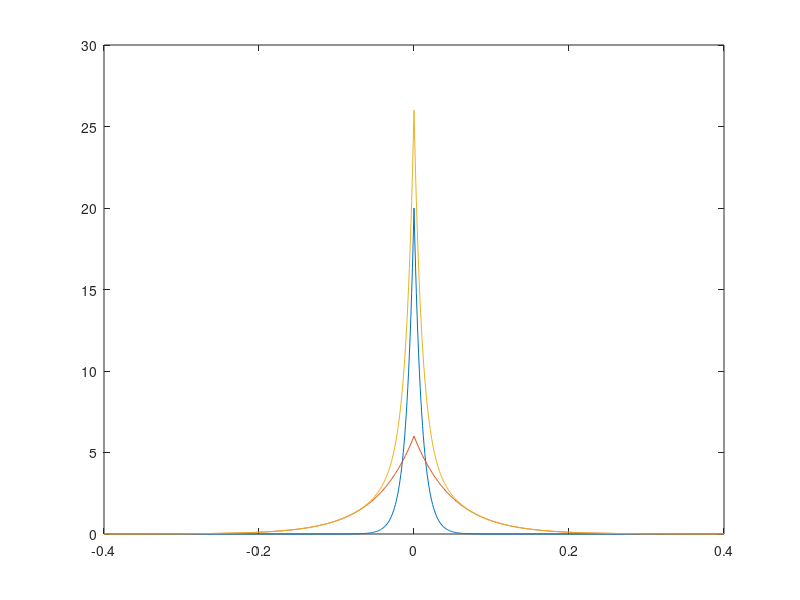

MATLAB code for this plot:
X = -0.4:0.001:0.4;

L1 = zeros(size(X));
L2 = zeros(size(X));

pi1 = 0.4;
pi2 = 0.6;
s1 = 0.01;
s2 = 0.05;

L1 = pi1/2/s1*exp(-abs(X)/s1);
L2 = pi2/2/s2*exp(-abs(X)/s2);

plot(X,[L1;L2;L1+L2]);